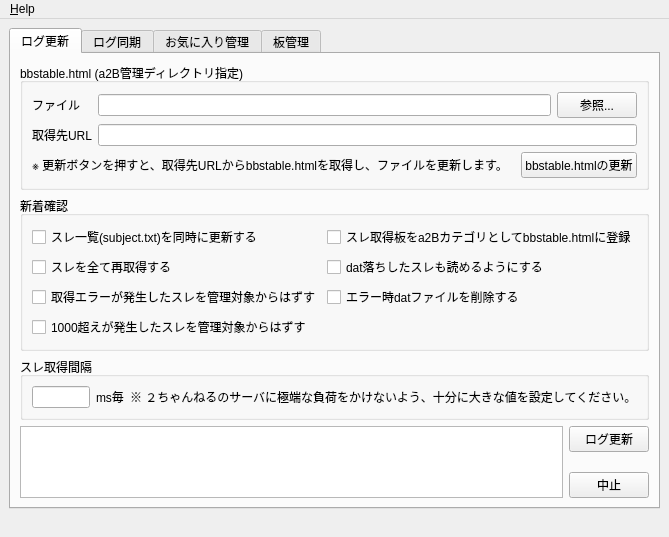
<ui version="4.0" >
 <class>a2BCMain</class>
 <widget class="QMainWindow" name="a2BCMain" >
  <property name="geometry" >
   <rect>
    <x>0</x>
    <y>0</y>
    <width>652</width>
    <height>467</height>
   </rect>
  </property>
  <property name="sizePolicy" >
   <sizepolicy vsizetype="Preferred" hsizetype="Preferred" >
    <horstretch>0</horstretch>
    <verstretch>0</verstretch>
   </sizepolicy>
  </property>
  <property name="minimumSize" >
   <size>
    <width>0</width>
    <height>0</height>
   </size>
  </property>
  <property name="maximumSize" >
   <size>
    <width>11678</width>
    <height>11678</height>
   </size>
  </property>
  <property name="windowTitle" >
   <string>a2BC</string>
  </property>
  <widget class="QWidget" name="centralwidget" >
   <layout class="QGridLayout" >
    <property name="leftMargin" >
     <number>9</number>
    </property>
    <property name="topMargin" >
     <number>9</number>
    </property>
    <property name="rightMargin" >
     <number>9</number>
    </property>
    <property name="bottomMargin" >
     <number>9</number>
    </property>
    <property name="horizontalSpacing" >
     <number>6</number>
    </property>
    <property name="verticalSpacing" >
     <number>6</number>
    </property>
    <item row="0" column="0" >
     <widget class="QTabWidget" name="syncInfoData" >
      <property name="currentIndex" >
       <number>0</number>
      </property>
      <widget class="QWidget" name="updateLog" >
       <attribute name="title" >
        <string>ログ更新</string>
       </attribute>
       <layout class="QGridLayout" >
        <property name="leftMargin" >
         <number>9</number>
        </property>
        <property name="topMargin" >
         <number>9</number>
        </property>
        <property name="rightMargin" >
         <number>9</number>
        </property>
        <property name="bottomMargin" >
         <number>9</number>
        </property>
        <property name="horizontalSpacing" >
         <number>6</number>
        </property>
        <property name="verticalSpacing" >
         <number>6</number>
        </property>
        <item rowspan="3" row="3" column="0" >
         <widget class="QTextBrowser" name="informData" >
          <property name="sizePolicy" >
           <sizepolicy vsizetype="Preferred" hsizetype="Preferred" >
            <horstretch>0</horstretch>
            <verstretch>0</verstretch>
           </sizepolicy>
          </property>
         </widget>
        </item>
        <item row="5" column="1" >
         <widget class="QPushButton" name="executeCancel" >
          <property name="sizePolicy" >
           <sizepolicy vsizetype="Fixed" hsizetype="Fixed" >
            <horstretch>0</horstretch>
            <verstretch>0</verstretch>
           </sizepolicy>
          </property>
          <property name="text" >
           <string>中止</string>
          </property>
         </widget>
        </item>
        <item row="4" column="1" >
         <spacer>
          <property name="orientation" >
           <enum>Qt::Vertical</enum>
          </property>
          <property name="sizeHint" >
           <size>
            <width>20</width>
            <height>16</height>
           </size>
          </property>
         </spacer>
        </item>
        <item row="0" column="0" colspan="2" >
         <widget class="QGroupBox" name="groupBox_bbstable" >
          <property name="title" >
           <string>bbstable.html (a2B管理ディレクトリ指定)</string>
          </property>
          <layout class="QGridLayout" >
           <property name="leftMargin" >
            <number>9</number>
           </property>
           <property name="topMargin" >
            <number>9</number>
           </property>
           <property name="rightMargin" >
            <number>9</number>
           </property>
           <property name="bottomMargin" >
            <number>9</number>
           </property>
           <property name="horizontalSpacing" >
            <number>6</number>
           </property>
           <property name="verticalSpacing" >
            <number>6</number>
           </property>
           <item row="2" column="2" >
            <spacer>
             <property name="orientation" >
              <enum>Qt::Horizontal</enum>
             </property>
             <property name="sizeHint" >
              <size>
               <width>40</width>
               <height>20</height>
              </size>
             </property>
            </spacer>
           </item>
           <item row="2" column="3" colspan="2" >
            <widget class="QPushButton" name="pBtnUpdateBbsTable" >
             <property name="sizePolicy" >
              <sizepolicy vsizetype="Fixed" hsizetype="Minimum" >
               <horstretch>0</horstretch>
               <verstretch>0</verstretch>
              </sizepolicy>
             </property>
             <property name="toolTip" >
              <string comment="このボタンを使って、a2Bが使用するbbstable.html を選択してください。" />
             </property>
             <property name="text" >
              <string>bbstable.htmlの更新</string>
             </property>
            </widget>
           </item>
           <item row="1" column="0" >
            <widget class="QLabel" name="label_url" >
             <property name="sizePolicy" >
              <sizepolicy vsizetype="Preferred" hsizetype="Fixed" >
               <horstretch>0</horstretch>
               <verstretch>0</verstretch>
              </sizepolicy>
             </property>
             <property name="text" >
              <string>取得先URL</string>
             </property>
            </widget>
           </item>
           <item row="0" column="0" >
            <widget class="QLabel" name="label" >
             <property name="sizePolicy" >
              <sizepolicy vsizetype="Preferred" hsizetype="Fixed" >
               <horstretch>0</horstretch>
               <verstretch>0</verstretch>
              </sizepolicy>
             </property>
             <property name="text" >
              <string>ファイル</string>
             </property>
            </widget>
           </item>
           <item row="0" column="4" >
            <widget class="QPushButton" name="pBtnSelectionBbsTable" >
             <property name="toolTip" >
              <string comment="このボタンを使って、a2Bが使用するbbstable.html を選択してください。" />
             </property>
             <property name="text" >
              <string>参照...</string>
             </property>
            </widget>
           </item>
           <item row="0" column="1" colspan="3" >
            <widget class="QLineEdit" name="lineEdit_File_bbsTable" />
           </item>
           <item row="1" column="1" colspan="4" >
            <widget class="QLineEdit" name="urlBbsTable" />
           </item>
           <item row="2" column="0" colspan="2" >
            <widget class="QLabel" name="label_2" >
             <property name="text" >
              <string>※ 更新ボタンを押すと、取得先URLからbbstable.htmlを取得し、ファイルを更新します。</string>
             </property>
            </widget>
           </item>
          </layout>
         </widget>
        </item>
        <item row="1" column="0" colspan="2" >
         <widget class="QGroupBox" name="groupBox_2" >
          <property name="title" >
           <string>新着確認</string>
          </property>
          <layout class="QGridLayout" >
           <property name="leftMargin" >
            <number>9</number>
           </property>
           <property name="topMargin" >
            <number>9</number>
           </property>
           <property name="rightMargin" >
            <number>9</number>
           </property>
           <property name="bottomMargin" >
            <number>9</number>
           </property>
           <property name="horizontalSpacing" >
            <number>6</number>
           </property>
           <property name="verticalSpacing" >
            <number>6</number>
           </property>
           <item row="2" column="0" >
            <widget class="QCheckBox" name="chkRemoveErrorThread" >
             <property name="text" >
              <string>取得エラーが発生したスレを管理対象からはずす</string>
             </property>
            </widget>
           </item>
           <item row="2" column="1" >
            <widget class="QCheckBox" name="chkTrimDatLogFile" >
             <property name="text" >
              <string>エラー時datファイルを削除する</string>
             </property>
            </widget>
           </item>
           <item row="1" column="0" >
            <widget class="QCheckBox" name="chkGetAgainAll" >
             <property name="text" >
              <string>スレを全て再取得する</string>
             </property>
            </widget>
           </item>
           <item row="0" column="1" >
            <widget class="QCheckBox" name="chkModifyBbsTable" >
             <property name="text" >
              <string>スレ取得板をa2Bカテゴリとしてbbstable.htmlに登録</string>
             </property>
            </widget>
           </item>
           <item row="1" column="1" >
            <widget class="QCheckBox" name="chkEnableDownThread" >
             <property name="text" >
              <string>dat落ちしたスレも読めるようにする</string>
             </property>
            </widget>
           </item>
           <item row="0" column="0" >
            <widget class="QCheckBox" name="chkGetSubjectTxt" >
             <property name="text" >
              <string>スレ一覧(subject.txt)を同時に更新する</string>
             </property>
            </widget>
           </item>
           <item row="3" column="0" >
            <widget class="QCheckBox" name="chkRemoveOverThread" >
             <property name="text" >
              <string>1000超えが発生したスレを管理対象からはずす</string>
             </property>
            </widget>
           </item>
          </layout>
         </widget>
        </item>
        <item row="2" column="0" colspan="2" >
         <widget class="QGroupBox" name="groupBox_3" >
          <property name="title" >
           <string>スレ取得間隔</string>
          </property>
          <layout class="QHBoxLayout" >
           <property name="spacing" >
            <number>6</number>
           </property>
           <property name="leftMargin" >
            <number>9</number>
           </property>
           <property name="topMargin" >
            <number>9</number>
           </property>
           <property name="rightMargin" >
            <number>9</number>
           </property>
           <property name="bottomMargin" >
            <number>9</number>
           </property>
           <item>
            <widget class="QLineEdit" name="getInterval" />
           </item>
           <item>
            <widget class="QLabel" name="label_4" >
             <property name="text" >
              <string>ms毎</string>
             </property>
            </widget>
           </item>
           <item>
            <widget class="QLabel" name="label_5" >
             <property name="text" >
              <string>※ ２ちゃんねるのサーバに極端な負荷をかけないよう、十分に大きな値を設定してください。</string>
             </property>
            </widget>
           </item>
          </layout>
         </widget>
        </item>
        <item row="3" column="1" >
         <widget class="QPushButton" name="executeUpdate" >
          <property name="sizePolicy" >
           <sizepolicy vsizetype="MinimumExpanding" hsizetype="Fixed" >
            <horstretch>0</horstretch>
            <verstretch>0</verstretch>
           </sizepolicy>
          </property>
          <property name="text" >
           <string>ログ更新</string>
          </property>
         </widget>
        </item>
       </layout>
      </widget>
      <widget class="QWidget" name="syncLog" >
       <attribute name="title" >
        <string>ログ同期</string>
       </attribute>
       <layout class="QGridLayout" >
        <item row="0" column="0" colspan="3" >
         <widget class="QGroupBox" name="grp2chBrowser" >
          <property name="sizePolicy" >
           <sizepolicy vsizetype="Preferred" hsizetype="Preferred" >
            <horstretch>0</horstretch>
            <verstretch>0</verstretch>
           </sizepolicy>
          </property>
          <property name="title" >
           <string>同期する２ちゃんねるブラウザの設定</string>
          </property>
          <layout class="QGridLayout" >
           <property name="leftMargin" >
            <number>9</number>
           </property>
           <property name="topMargin" >
            <number>9</number>
           </property>
           <property name="rightMargin" >
            <number>9</number>
           </property>
           <property name="bottomMargin" >
            <number>9</number>
           </property>
           <property name="horizontalSpacing" >
            <number>6</number>
           </property>
           <property name="verticalSpacing" >
            <number>6</number>
           </property>
           <item row="1" column="1" >
            <widget class="QLineEdit" name="lineEdit_2chLogDirectory" >
             <property name="sizePolicy" >
              <sizepolicy vsizetype="Preferred" hsizetype="Expanding" >
               <horstretch>0</horstretch>
               <verstretch>0</verstretch>
              </sizepolicy>
             </property>
            </widget>
           </item>
           <item row="1" column="2" >
            <widget class="QPushButton" name="pBtnSelectionOtherBrowserDirectory" >
             <property name="toolTip" >
              <string comment="このボタンを使って、a2Bが使用するbbstable.html を選択してください。" />
             </property>
             <property name="text" >
              <string>参照...</string>
             </property>
            </widget>
           </item>
           <item row="1" column="0" >
            <widget class="QLabel" name="label_6" >
             <property name="text" >
              <string>管理ディレクトリ</string>
             </property>
            </widget>
           </item>
           <item row="0" column="0" colspan="3" >
            <layout class="QHBoxLayout" >
             <property name="spacing" >
              <number>6</number>
             </property>
             <property name="leftMargin" >
              <number>0</number>
             </property>
             <property name="topMargin" >
              <number>0</number>
             </property>
             <property name="rightMargin" >
              <number>0</number>
             </property>
             <property name="bottomMargin" >
              <number>0</number>
             </property>
             <item>
              <widget class="QRadioButton" name="gikoNavitype" >
               <property name="enabled" >
                <bool>true</bool>
               </property>
               <property name="text" >
                <string>ギコナビ</string>
               </property>
              </widget>
             </item>
             <item>
              <widget class="QRadioButton" name="Abonetype" >
               <property name="enabled" >
                <bool>false</bool>
               </property>
               <property name="text" >
                <string>ABone</string>
               </property>
              </widget>
             </item>
             <item>
              <widget class="QRadioButton" name="hotZonu2type" >
               <property name="enabled" >
                <bool>false</bool>
               </property>
               <property name="text" >
                <string>ホットゾヌ２</string>
               </property>
              </widget>
             </item>
             <item>
              <widget class="QRadioButton" name="V2Ctype" >
               <property name="enabled" >
                <bool>false</bool>
               </property>
               <property name="text" >
                <string>V2C</string>
               </property>
              </widget>
             </item>
             <item>
              <widget class="QRadioButton" name="janeType" >
               <property name="enabled" >
                <bool>true</bool>
               </property>
               <property name="text" >
                <string>Jane系</string>
               </property>
              </widget>
             </item>
             <item>
              <widget class="QRadioButton" name="pGIKOtype" >
               <property name="text" >
                <string>ぽけギコ</string>
               </property>
               <property name="checked" >
                <bool>true</bool>
               </property>
              </widget>
             </item>
            </layout>
           </item>
          </layout>
         </widget>
        </item>
        <item row="1" column="0" >
         <widget class="QGroupBox" name="groupBox_4" >
          <property name="title" >
           <string>同期方式</string>
          </property>
          <layout class="QVBoxLayout" >
           <property name="spacing" >
            <number>6</number>
           </property>
           <property name="leftMargin" >
            <number>9</number>
           </property>
           <property name="topMargin" >
            <number>9</number>
           </property>
           <property name="rightMargin" >
            <number>9</number>
           </property>
           <property name="bottomMargin" >
            <number>9</number>
           </property>
           <item>
            <widget class="QRadioButton" name="btnToOtherBrowser" >
             <property name="text" >
              <string>a2Bから２ちゃんねるブラウザへコピーする</string>
             </property>
             <property name="checked" >
              <bool>true</bool>
             </property>
            </widget>
           </item>
           <item>
            <widget class="QRadioButton" name="btnToa2B" >
             <property name="text" >
              <string>２ちゃんねるブラウザからa2Bへコピーする</string>
             </property>
            </widget>
           </item>
           <item>
            <widget class="QRadioButton" name="btnSynchronize" >
             <property name="enabled" >
              <bool>false</bool>
             </property>
             <property name="text" >
              <string>a2Bと２ちゃんねるブラウザのログを同期する</string>
             </property>
             <property name="checked" >
              <bool>false</bool>
             </property>
            </widget>
           </item>
          </layout>
         </widget>
        </item>
        <item row="1" column="1" colspan="2" >
         <widget class="QGroupBox" name="groupBox" >
          <property name="title" >
           <string>同期オプション</string>
          </property>
          <layout class="QVBoxLayout" >
           <property name="spacing" >
            <number>6</number>
           </property>
           <property name="leftMargin" >
            <number>9</number>
           </property>
           <property name="topMargin" >
            <number>9</number>
           </property>
           <property name="rightMargin" >
            <number>9</number>
           </property>
           <property name="bottomMargin" >
            <number>9</number>
           </property>
           <item>
            <widget class="QCheckBox" name="chkErrLogBackup" >
             <property name="enabled" >
              <bool>true</bool>
             </property>
             <property name="sizePolicy" >
              <sizepolicy vsizetype="Fixed" hsizetype="Fixed" >
               <horstretch>0</horstretch>
               <verstretch>0</verstretch>
              </sizepolicy>
             </property>
             <property name="text" >
              <string>a2Bのエラー(dat落ち)スレを移動させる</string>
             </property>
            </widget>
           </item>
           <item>
            <widget class="QCheckBox" name="chkCopySubjectTxt" >
             <property name="enabled" >
              <bool>true</bool>
             </property>
             <property name="sizePolicy" >
              <sizepolicy vsizetype="Fixed" hsizetype="Fixed" >
               <horstretch>0</horstretch>
               <verstretch>0</verstretch>
              </sizepolicy>
             </property>
             <property name="text" >
              <string>スレ一覧(subject.txt)もコピーする</string>
             </property>
            </widget>
           </item>
          </layout>
         </widget>
        </item>
        <item rowspan="2" row="2" column="0" colspan="2" >
         <widget class="QTextBrowser" name="textBrowser" >
          <property name="sizePolicy" >
           <sizepolicy vsizetype="Preferred" hsizetype="Preferred" >
            <horstretch>0</horstretch>
            <verstretch>0</verstretch>
           </sizepolicy>
          </property>
         </widget>
        </item>
        <item row="2" column="2" >
         <widget class="QPushButton" name="executeSync" >
          <property name="sizePolicy" >
           <sizepolicy vsizetype="MinimumExpanding" hsizetype="Minimum" >
            <horstretch>0</horstretch>
            <verstretch>0</verstretch>
           </sizepolicy>
          </property>
          <property name="text" >
           <string>ログ同期</string>
          </property>
         </widget>
        </item>
        <item row="3" column="2" >
         <widget class="QPushButton" name="executeCancel_2" >
          <property name="text" >
           <string>中止</string>
          </property>
         </widget>
        </item>
       </layout>
      </widget>
      <widget class="QWidget" name="editFavor" >
       <attribute name="title" >
        <string>お気に入り管理</string>
       </attribute>
       <layout class="QGridLayout" >
        <property name="leftMargin" >
         <number>9</number>
        </property>
        <property name="topMargin" >
         <number>9</number>
        </property>
        <property name="rightMargin" >
         <number>9</number>
        </property>
        <property name="bottomMargin" >
         <number>9</number>
        </property>
        <property name="horizontalSpacing" >
         <number>6</number>
        </property>
        <property name="verticalSpacing" >
         <number>6</number>
        </property>
        <item row="1" column="3" >
         <widget class="QPushButton" name="btnReadFavorite" >
          <property name="text" >
           <string>読み込み (&amp;R)</string>
          </property>
         </widget>
        </item>
        <item row="1" column="4" >
         <widget class="QPushButton" name="btnWriteFavorite" >
          <property name="text" >
           <string>保存 (&amp;W)</string>
          </property>
         </widget>
        </item>
        <item row="1" column="1" >
         <widget class="QPushButton" name="btnRemoveFavorite" >
          <property name="text" >
           <string>削除 (&amp;D)</string>
          </property>
         </widget>
        </item>
        <item row="1" column="0" >
         <widget class="QPushButton" name="btnSwapFavorite" >
          <property name="text" >
           <string>入れ替え (&amp;X)</string>
          </property>
         </widget>
        </item>
        <item row="0" column="0" colspan="5" >
         <widget class="QTableView" name="tblViewFavorite" >
          <property name="alternatingRowColors" >
           <bool>true</bool>
          </property>
          <property name="gridStyle" >
           <enum>Qt::SolidLine</enum>
          </property>
          <property name="sortingEnabled" >
           <bool>true</bool>
          </property>
         </widget>
        </item>
        <item row="1" column="2" >
         <spacer>
          <property name="orientation" >
           <enum>Qt::Horizontal</enum>
          </property>
          <property name="sizeHint" >
           <size>
            <width>40</width>
            <height>20</height>
           </size>
          </property>
         </spacer>
        </item>
       </layout>
      </widget>
      <widget class="QWidget" name="manageBoard" >
       <attribute name="title" >
        <string>板管理</string>
       </attribute>
       <layout class="QGridLayout" >
        <item row="0" column="0" colspan="8" >
         <widget class="QTableView" name="BbsTableTableWidget" >
          <property name="dragDropOverwriteMode" >
           <bool>false</bool>
          </property>
          <property name="alternatingRowColors" >
           <bool>true</bool>
          </property>
          <property name="selectionMode" >
           <enum>QAbstractItemView::SingleSelection</enum>
          </property>
          <property name="selectionBehavior" >
           <enum>QAbstractItemView::SelectRows</enum>
          </property>
          <property name="sortingEnabled" >
           <bool>true</bool>
          </property>
          <property name="cornerButtonEnabled" >
           <bool>false</bool>
          </property>
         </widget>
        </item>
        <item row="1" column="0" >
         <widget class="QPushButton" name="btnAddBoard" >
          <property name="enabled" >
           <bool>false</bool>
          </property>
          <property name="text" >
           <string>追加 (&amp;A)</string>
          </property>
          <property name="iconSize" >
           <size>
            <width>20</width>
            <height>20</height>
           </size>
          </property>
         </widget>
        </item>
        <item row="1" column="1" >
         <spacer>
          <property name="orientation" >
           <enum>Qt::Horizontal</enum>
          </property>
          <property name="sizeHint" >
           <size>
            <width>40</width>
            <height>20</height>
           </size>
          </property>
         </spacer>
        </item>
        <item row="1" column="2" >
         <widget class="QPushButton" name="btnDeleteBoard" >
          <property name="enabled" >
           <bool>false</bool>
          </property>
          <property name="text" >
           <string>削除 (&amp;D)</string>
          </property>
          <property name="iconSize" >
           <size>
            <width>20</width>
            <height>20</height>
           </size>
          </property>
         </widget>
        </item>
        <item row="1" column="3" >
         <spacer>
          <property name="orientation" >
           <enum>Qt::Horizontal</enum>
          </property>
          <property name="sizeHint" >
           <size>
            <width>81</width>
            <height>20</height>
           </size>
          </property>
         </spacer>
        </item>
        <item row="1" column="4" >
         <widget class="QPushButton" name="btnPickupBbs" >
          <property name="enabled" >
           <bool>false</bool>
          </property>
          <property name="text" >
           <string>抽出 (&amp;U)</string>
          </property>
          <property name="iconSize" >
           <size>
            <width>20</width>
            <height>20</height>
           </size>
          </property>
         </widget>
        </item>
        <item row="1" column="5" >
         <spacer>
          <property name="orientation" >
           <enum>Qt::Horizontal</enum>
          </property>
          <property name="sizeHint" >
           <size>
            <width>101</width>
            <height>20</height>
           </size>
          </property>
         </spacer>
        </item>
        <item row="1" column="6" >
         <widget class="QPushButton" name="btnReadBoard" >
          <property name="enabled" >
           <bool>false</bool>
          </property>
          <property name="text" >
           <string>読み込み (&amp;R)</string>
          </property>
          <property name="iconSize" >
           <size>
            <width>20</width>
            <height>20</height>
           </size>
          </property>
         </widget>
        </item>
        <item row="1" column="7" >
         <widget class="QPushButton" name="btnWriteBoard" >
          <property name="enabled" >
           <bool>false</bool>
          </property>
          <property name="text" >
           <string>保存 (&amp;W)</string>
          </property>
          <property name="iconSize" >
           <size>
            <width>20</width>
            <height>20</height>
           </size>
          </property>
         </widget>
        </item>
       </layout>
      </widget>
     </widget>
    </item>
   </layout>
  </widget>
  <widget class="QStatusBar" name="statusbar" >
   <property name="sizeGripEnabled" >
    <bool>false</bool>
   </property>
  </widget>
  <widget class="QMenuBar" name="menuBar" >
   <property name="geometry" >
    <rect>
     <x>0</x>
     <y>0</y>
     <width>652</width>
     <height>20</height>
    </rect>
   </property>
   <widget class="QMenu" name="menu_Help" >
    <property name="title" >
     <string>&amp;Help</string>
    </property>
    <addaction name="actionAbout_a2B" />
    <addaction name="actionAbout_Qt" />
   </widget>
   <addaction name="menu_Help" />
  </widget>
  <action name="actionAbout_Qt" >
   <property name="text" >
    <string>About Qt</string>
   </property>
  </action>
  <action name="actionAbout_a2B" >
   <property name="text" >
    <string>About a2BC...</string>
   </property>
  </action>
 </widget>
 <tabstops>
  <tabstop>syncInfoData</tabstop>
  <tabstop>lineEdit_File_bbsTable</tabstop>
  <tabstop>pBtnSelectionBbsTable</tabstop>
  <tabstop>urlBbsTable</tabstop>
  <tabstop>pBtnUpdateBbsTable</tabstop>
  <tabstop>chkGetSubjectTxt</tabstop>
  <tabstop>chkGetAgainAll</tabstop>
  <tabstop>chkRemoveErrorThread</tabstop>
  <tabstop>chkModifyBbsTable</tabstop>
  <tabstop>chkEnableDownThread</tabstop>
  <tabstop>chkTrimDatLogFile</tabstop>
  <tabstop>getInterval</tabstop>
  <tabstop>informData</tabstop>
  <tabstop>executeUpdate</tabstop>
  <tabstop>executeCancel</tabstop>
  <tabstop>gikoNavitype</tabstop>
  <tabstop>Abonetype</tabstop>
  <tabstop>hotZonu2type</tabstop>
  <tabstop>V2Ctype</tabstop>
  <tabstop>janeType</tabstop>
  <tabstop>pGIKOtype</tabstop>
  <tabstop>lineEdit_2chLogDirectory</tabstop>
  <tabstop>pBtnSelectionOtherBrowserDirectory</tabstop>
  <tabstop>btnToOtherBrowser</tabstop>
  <tabstop>btnToa2B</tabstop>
  <tabstop>btnSynchronize</tabstop>
  <tabstop>chkErrLogBackup</tabstop>
  <tabstop>chkCopySubjectTxt</tabstop>
  <tabstop>textBrowser</tabstop>
  <tabstop>executeSync</tabstop>
  <tabstop>executeCancel_2</tabstop>
 </tabstops>
 <resources/>
 <connections/>
</ui>
